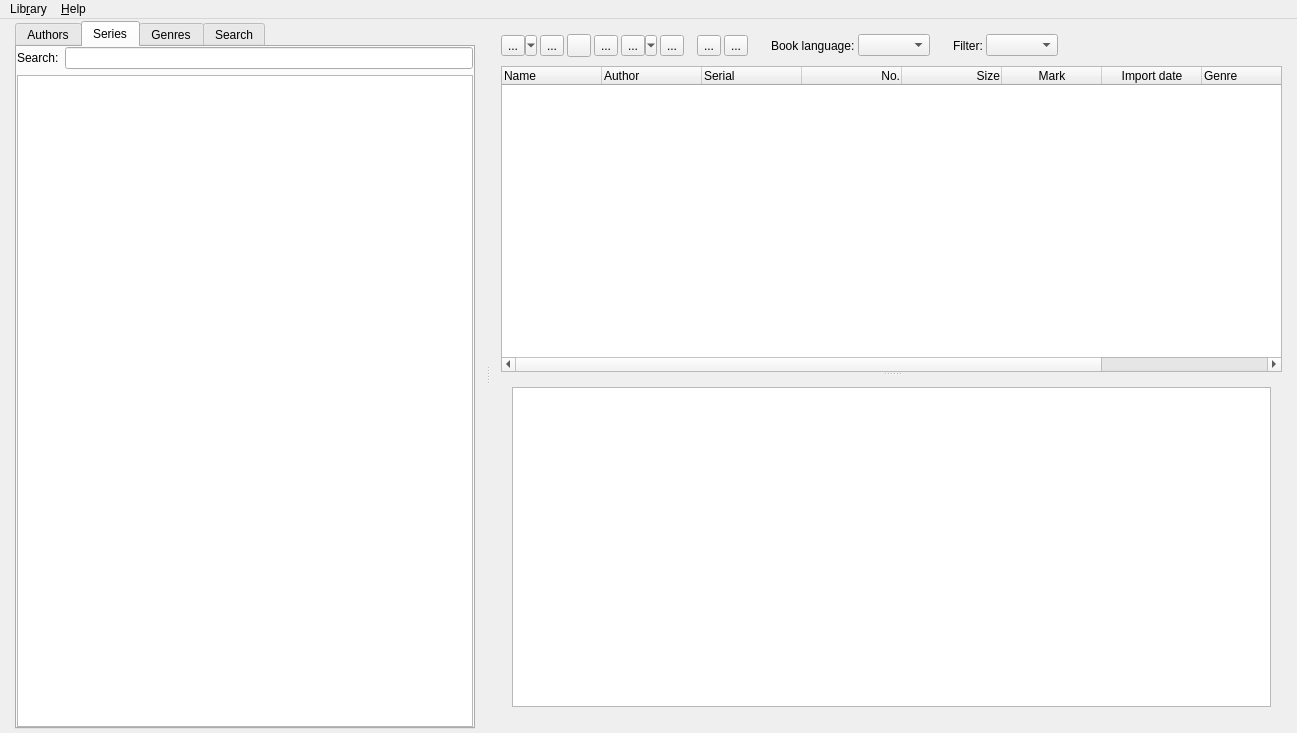
<?xml version="1.0" encoding="UTF-8"?>
<ui version="4.0">
 <class>MainWindow</class>
 <widget class="QMainWindow" name="MainWindow">
  <property name="geometry">
   <rect>
    <x>0</x>
    <y>0</y>
    <width>1297</width>
    <height>733</height>
   </rect>
  </property>
  <property name="minimumSize">
   <size>
    <width>800</width>
    <height>400</height>
   </size>
  </property>
  <property name="acceptDrops">
   <bool>true</bool>
  </property>
  <property name="windowTitle">
   <string notr="true">freeLib</string>
  </property>
  <widget class="QWidget" name="centralWidget">
   <layout class="QVBoxLayout" name="verticalLayout_12">
    <property name="spacing">
     <number>3</number>
    </property>
    <property name="leftMargin">
     <number>4</number>
    </property>
    <property name="topMargin">
     <number>0</number>
    </property>
    <property name="rightMargin">
     <number>4</number>
    </property>
    <property name="bottomMargin">
     <number>4</number>
    </property>
    <item>
     <widget class="QSplitter" name="splitterH">
      <property name="orientation">
       <enum>Qt::Orientation::Horizontal</enum>
      </property>
      <widget class="QWidget" name="verticalLayoutWidget">
       <layout class="QVBoxLayout" name="verticalLayout_2">
        <property name="spacing">
         <number>6</number>
        </property>
        <property name="topMargin">
         <number>2</number>
        </property>
        <property name="bottomMargin">
         <number>0</number>
        </property>
        <item>
         <widget class="QTabWidget" name="tabWidget">
          <property name="minimumSize">
           <size>
            <width>350</width>
            <height>0</height>
           </size>
          </property>
          <property name="maximumSize">
           <size>
            <width>16777215</width>
            <height>16777215</height>
           </size>
          </property>
          <property name="currentIndex">
           <number>1</number>
          </property>
          <widget class="QWidget" name="tabWidgetPage1">
           <attribute name="title">
            <string>Authors</string>
           </attribute>
           <layout class="QVBoxLayout" name="verticalLayout">
            <property name="spacing">
             <number>4</number>
            </property>
            <property name="leftMargin">
             <number>0</number>
            </property>
            <property name="topMargin">
             <number>0</number>
            </property>
            <property name="rightMargin">
             <number>0</number>
            </property>
            <property name="bottomMargin">
             <number>0</number>
            </property>
            <item>
             <layout class="QHBoxLayout" name="horizontalLayout">
              <item>
               <widget class="QLabel" name="label_12">
                <property name="text">
                 <string>Search:</string>
                </property>
               </widget>
              </item>
              <item>
               <widget class="QLineEdit" name="searchAuthor">
                <property name="clearButtonEnabled">
                 <bool>true</bool>
                </property>
               </widget>
              </item>
             </layout>
            </item>
            <item>
             <widget class="QListWidget" name="AuthorList">
              <property name="horizontalScrollBarPolicy">
               <enum>Qt::ScrollBarPolicy::ScrollBarAlwaysOff</enum>
              </property>
              <property name="editTriggers">
               <set>QAbstractItemView::EditTrigger::NoEditTriggers</set>
              </property>
              <property name="sortingEnabled">
               <bool>false</bool>
              </property>
             </widget>
            </item>
           </layout>
          </widget>
          <widget class="QWidget" name="tabWidgetPage2">
           <attribute name="title">
            <string>Series</string>
           </attribute>
           <layout class="QVBoxLayout" name="verticalLayout_6">
            <property name="leftMargin">
             <number>0</number>
            </property>
            <property name="topMargin">
             <number>0</number>
            </property>
            <property name="rightMargin">
             <number>0</number>
            </property>
            <property name="bottomMargin">
             <number>0</number>
            </property>
            <item>
             <layout class="QHBoxLayout" name="horizontalLayout_5">
              <item>
               <widget class="QLabel" name="label_14">
                <property name="text">
                 <string>Search:</string>
                </property>
               </widget>
              </item>
              <item>
               <widget class="QLineEdit" name="searchSeries"/>
              </item>
             </layout>
            </item>
            <item>
             <widget class="QListWidget" name="SeriaList">
              <property name="horizontalScrollBarPolicy">
               <enum>Qt::ScrollBarPolicy::ScrollBarAlwaysOff</enum>
              </property>
              <property name="editTriggers">
               <set>QAbstractItemView::EditTrigger::NoEditTriggers</set>
              </property>
              <property name="sortingEnabled">
               <bool>false</bool>
              </property>
             </widget>
            </item>
           </layout>
          </widget>
          <widget class="QWidget" name="tabWidgetPage3">
           <attribute name="title">
            <string>Genres</string>
           </attribute>
           <layout class="QVBoxLayout" name="verticalLayout_7">
            <property name="leftMargin">
             <number>0</number>
            </property>
            <property name="topMargin">
             <number>0</number>
            </property>
            <property name="rightMargin">
             <number>0</number>
            </property>
            <property name="bottomMargin">
             <number>0</number>
            </property>
            <item>
             <widget class="QTreeWidget" name="GenreList">
              <property name="focusPolicy">
               <enum>Qt::FocusPolicy::WheelFocus</enum>
              </property>
              <property name="horizontalScrollBarPolicy">
               <enum>Qt::ScrollBarPolicy::ScrollBarAlwaysOff</enum>
              </property>
              <property name="editTriggers">
               <set>QAbstractItemView::EditTrigger::NoEditTriggers</set>
              </property>
              <property name="headerHidden">
               <bool>true</bool>
              </property>
              <property name="columnCount">
               <number>1</number>
              </property>
              <column>
               <property name="text">
                <string notr="true">1</string>
               </property>
              </column>
             </widget>
            </item>
           </layout>
          </widget>
          <widget class="QWidget" name="tabWidgetPage4">
           <attribute name="title">
            <string>Search</string>
           </attribute>
           <layout class="QVBoxLayout" name="verticalLayout_8">
            <property name="spacing">
             <number>0</number>
            </property>
            <property name="leftMargin">
             <number>0</number>
            </property>
            <property name="topMargin">
             <number>0</number>
            </property>
            <property name="rightMargin">
             <number>0</number>
            </property>
            <property name="bottomMargin">
             <number>0</number>
            </property>
            <item>
             <widget class="QFrame" name="frame_5">
              <property name="frameShape">
               <enum>QFrame::Shape::NoFrame</enum>
              </property>
              <property name="frameShadow">
               <enum>QFrame::Shadow::Raised</enum>
              </property>
              <layout class="QVBoxLayout" name="verticalLayout_5">
               <item>
                <widget class="QLabel" name="label_2">
                 <property name="text">
                  <string>Title:</string>
                 </property>
                </widget>
               </item>
               <item>
                <widget class="QLineEdit" name="s_name"/>
               </item>
               <item>
                <widget class="QLabel" name="label_3">
                 <property name="text">
                  <string>Author:</string>
                 </property>
                </widget>
               </item>
               <item>
                <widget class="QLineEdit" name="s_author"/>
               </item>
               <item>
                <widget class="QLabel" name="label_4">
                 <property name="text">
                  <string>Genre:</string>
                 </property>
                </widget>
               </item>
               <item>
                <widget class="QComboBox" name="s_genre">
                 <property name="maxVisibleItems">
                  <number>15</number>
                 </property>
                </widget>
               </item>
               <item>
                <widget class="QLabel" name="label_5">
                 <property name="text">
                  <string>Series:</string>
                 </property>
                </widget>
               </item>
               <item>
                <widget class="QLineEdit" name="s_seria"/>
               </item>
               <item>
                <widget class="QLabel" name="label_6">
                 <property name="text">
                  <string>Import date:</string>
                 </property>
                </widget>
               </item>
               <item>
                <layout class="QHBoxLayout" name="horizontalLayout_6" stretch="0,1,0,1">
                 <property name="spacing">
                  <number>6</number>
                 </property>
                 <property name="topMargin">
                  <number>0</number>
                 </property>
                 <property name="rightMargin">
                  <number>0</number>
                 </property>
                 <item>
                  <widget class="QLabel" name="label_7">
                   <property name="text">
                    <string>from:</string>
                   </property>
                  </widget>
                 </item>
                 <item>
                  <widget class="QDateEdit" name="date_from">
                   <property name="maximumSize">
                    <size>
                     <width>16777215</width>
                     <height>16777215</height>
                    </size>
                   </property>
                   <property name="displayFormat">
                    <string>dd.MM.yyyy</string>
                   </property>
                   <property name="date">
                    <date>
                     <year>1900</year>
                     <month>1</month>
                     <day>1</day>
                    </date>
                   </property>
                  </widget>
                 </item>
                 <item>
                  <widget class="QLabel" name="label_8">
                   <property name="text">
                    <string>to:</string>
                   </property>
                  </widget>
                 </item>
                 <item>
                  <widget class="QDateEdit" name="date_to">
                   <property name="maximumSize">
                    <size>
                     <width>16777215</width>
                     <height>16777215</height>
                    </size>
                   </property>
                   <property name="displayFormat">
                    <string>dd.MM.yyyy</string>
                   </property>
                   <property name="date">
                    <date>
                     <year>1900</year>
                     <month>1</month>
                     <day>1</day>
                    </date>
                   </property>
                  </widget>
                 </item>
                </layout>
               </item>
               <item>
                <widget class="QLabel" name="label_10">
                 <property name="text">
                  <string>Language:</string>
                 </property>
                </widget>
               </item>
               <item>
                <widget class="QComboBox" name="findLanguage"/>
               </item>
               <item>
                <widget class="QLabel" name="label_13">
                 <property name="text">
                  <string>Maximum number of books:</string>
                 </property>
                </widget>
               </item>
               <item>
                <widget class="QSpinBox" name="maxBooks">
                 <property name="minimum">
                  <number>0</number>
                 </property>
                 <property name="maximum">
                  <number>10000000</number>
                 </property>
                 <property name="singleStep">
                  <number>1000</number>
                 </property>
                 <property name="value">
                  <number>1000</number>
                 </property>
                </widget>
               </item>
               <item>
                <layout class="QHBoxLayout" name="horizontalLayout_7">
                 <property name="spacing">
                  <number>6</number>
                 </property>
                 <item>
                  <spacer name="horizontalSpacer_5">
                   <property name="orientation">
                    <enum>Qt::Orientation::Horizontal</enum>
                   </property>
                   <property name="sizeHint" stdset="0">
                    <size>
                     <width>40</width>
                     <height>20</height>
                    </size>
                   </property>
                  </spacer>
                 </item>
                 <item>
                  <widget class="QPushButton" name="do_search">
                   <property name="text">
                    <string>Find</string>
                   </property>
                  </widget>
                 </item>
                </layout>
               </item>
               <item>
                <widget class="QLabel" name="label_11">
                 <property name="text">
                  <string>Books found</string>
                 </property>
                </widget>
               </item>
               <item>
                <widget class="QLabel" name="find_books">
                 <property name="font">
                  <font>
                   <pointsize>26</pointsize>
                   <bold>true</bold>
                  </font>
                 </property>
                 <property name="text">
                  <string notr="true">0</string>
                 </property>
                 <property name="alignment">
                  <set>Qt::AlignmentFlag::AlignRight|Qt::AlignmentFlag::AlignTrailing|Qt::AlignmentFlag::AlignVCenter</set>
                 </property>
                </widget>
               </item>
               <item>
                <spacer name="verticalSpacer">
                 <property name="orientation">
                  <enum>Qt::Orientation::Vertical</enum>
                 </property>
                 <property name="sizeHint" stdset="0">
                  <size>
                   <width>20</width>
                   <height>40</height>
                  </size>
                 </property>
                </spacer>
               </item>
              </layout>
             </widget>
            </item>
           </layout>
          </widget>
         </widget>
        </item>
       </layout>
      </widget>
      <widget class="QWidget" name="verticalLayoutWidget_2">
       <layout class="QVBoxLayout" name="verticalLayout_4" stretch="0,0,0">
        <property name="spacing">
         <number>0</number>
        </property>
        <item>
         <widget class="QFrame" name="frame_4">
          <property name="minimumSize">
           <size>
            <width>0</width>
            <height>0</height>
           </size>
          </property>
          <property name="toolTip">
           <string>List view</string>
          </property>
          <property name="frameShape">
           <enum>QFrame::Shape::NoFrame</enum>
          </property>
          <property name="frameShadow">
           <enum>QFrame::Shadow::Raised</enum>
          </property>
          <layout class="QHBoxLayout" name="horizontalLayout_2" stretch="0,0,0,0,0,0,0,0,0,0,0,0,0,0,0,0,0">
           <property name="spacing">
            <number>3</number>
           </property>
           <property name="leftMargin">
            <number>0</number>
           </property>
           <property name="topMargin">
            <number>4</number>
           </property>
           <property name="rightMargin">
            <number>0</number>
           </property>
           <property name="bottomMargin">
            <number>8</number>
           </property>
           <item>
            <widget class="QToolButton" name="btnExport">
             <property name="toolTip">
              <string>Send to device</string>
             </property>
             <property name="text">
              <string notr="true">...</string>
             </property>
             <property name="popupMode">
              <enum>QToolButton::ToolButtonPopupMode::MenuButtonPopup</enum>
             </property>
             <property name="toolButtonStyle">
              <enum>Qt::ToolButtonStyle::ToolButtonIconOnly</enum>
             </property>
            </widget>
           </item>
           <item>
            <widget class="QToolButton" name="btnOpenBook">
             <property name="toolTip">
              <string>Open book</string>
             </property>
             <property name="text">
              <string notr="true">...</string>
             </property>
            </widget>
           </item>
           <item>
            <widget class="QToolButton" name="btnEdit">
             <property name="toolTip">
              <string>Edit matadata</string>
             </property>
             <property name="icon">
              <iconset theme="document-edit"/>
             </property>
            </widget>
           </item>
           <item>
            <widget class="QToolButton" name="btnCheck">
             <property name="toolTip">
              <string>Select/unselect books</string>
             </property>
             <property name="text">
              <string notr="true">...</string>
             </property>
             <property name="icon">
              <iconset theme="checkbox"/>
             </property>
            </widget>
           </item>
           <item>
            <widget class="QToolButton" name="btnLibrary">
             <property name="toolTip">
              <string>Libraries</string>
             </property>
             <property name="text">
              <string notr="true">...</string>
             </property>
             <property name="popupMode">
              <enum>QToolButton::ToolButtonPopupMode::MenuButtonPopup</enum>
             </property>
            </widget>
           </item>
           <item>
            <widget class="QToolButton" name="btnOption">
             <property name="toolTip">
              <string>Options</string>
             </property>
             <property name="text">
              <string notr="true">...</string>
             </property>
             <property name="icon">
              <iconset theme="settings-configure"/>
             </property>
            </widget>
           </item>
           <item>
            <spacer name="horizontalSpacer">
             <property name="orientation">
              <enum>Qt::Orientation::Horizontal</enum>
             </property>
             <property name="sizeType">
              <enum>QSizePolicy::Policy::Maximum</enum>
             </property>
             <property name="sizeHint" stdset="0">
              <size>
               <width>10</width>
               <height>20</height>
              </size>
             </property>
            </spacer>
           </item>
           <item>
            <widget class="QToolButton" name="btnTreeView">
             <property name="toolTip">
              <string>Tree view</string>
             </property>
             <property name="text">
              <string>...</string>
             </property>
             <property name="icon">
              <iconset theme="view-list-tree"/>
             </property>
             <property name="checkable">
              <bool>true</bool>
             </property>
             <property name="checked">
              <bool>false</bool>
             </property>
             <property name="toolButtonStyle">
              <enum>Qt::ToolButtonStyle::ToolButtonIconOnly</enum>
             </property>
            </widget>
           </item>
           <item>
            <widget class="QToolButton" name="btnListView">
             <property name="toolTip">
              <string>List view</string>
             </property>
             <property name="text">
              <string>...</string>
             </property>
             <property name="icon">
              <iconset theme="view-list-details"/>
             </property>
             <property name="checkable">
              <bool>true</bool>
             </property>
            </widget>
           </item>
           <item>
            <spacer name="horizontalSpacer_8">
             <property name="orientation">
              <enum>Qt::Orientation::Horizontal</enum>
             </property>
             <property name="sizeType">
              <enum>QSizePolicy::Policy::Fixed</enum>
             </property>
             <property name="sizeHint" stdset="0">
              <size>
               <width>20</width>
               <height>20</height>
              </size>
             </property>
            </spacer>
           </item>
           <item>
            <widget class="QLabel" name="label_9">
             <property name="text">
              <string>Book language:</string>
             </property>
            </widget>
           </item>
           <item>
            <widget class="QComboBox" name="language">
             <property name="sizePolicy">
              <sizepolicy hsizetype="Preferred" vsizetype="Fixed">
               <horstretch>0</horstretch>
               <verstretch>1</verstretch>
              </sizepolicy>
             </property>
             <property name="maxVisibleItems">
              <number>20</number>
             </property>
             <property name="insertPolicy">
              <enum>QComboBox::InsertPolicy::NoInsert</enum>
             </property>
             <property name="sizeAdjustPolicy">
              <enum>QComboBox::SizeAdjustPolicy::AdjustToContents</enum>
             </property>
            </widget>
           </item>
           <item>
            <spacer name="horizontalSpacer_9">
             <property name="orientation">
              <enum>Qt::Orientation::Horizontal</enum>
             </property>
             <property name="sizeType">
              <enum>QSizePolicy::Policy::Fixed</enum>
             </property>
             <property name="sizeHint" stdset="0">
              <size>
               <width>20</width>
               <height>20</height>
              </size>
             </property>
            </spacer>
           </item>
           <item>
            <widget class="QLabel" name="tag_label">
             <property name="text">
              <string>Filter:</string>
             </property>
            </widget>
           </item>
           <item>
            <layout class="QHBoxLayout" name="TagLayout">
             <property name="spacing">
              <number>1</number>
             </property>
            </layout>
           </item>
           <item>
            <widget class="QComboBox" name="TagFilter">
             <property name="insertPolicy">
              <enum>QComboBox::InsertPolicy::NoInsert</enum>
             </property>
             <property name="sizeAdjustPolicy">
              <enum>QComboBox::SizeAdjustPolicy::AdjustToContents</enum>
             </property>
            </widget>
           </item>
           <item>
            <spacer name="horizontalSpacer_3">
             <property name="orientation">
              <enum>Qt::Orientation::Horizontal</enum>
             </property>
             <property name="sizeHint" stdset="0">
              <size>
               <width>40</width>
               <height>20</height>
              </size>
             </property>
            </spacer>
           </item>
          </layout>
         </widget>
        </item>
        <item>
         <widget class="QFrame" name="frame_3">
          <property name="enabled">
           <bool>true</bool>
          </property>
          <layout class="QVBoxLayout" name="verticalLayout_9">
           <property name="spacing">
            <number>0</number>
           </property>
           <property name="leftMargin">
            <number>0</number>
           </property>
           <property name="topMargin">
            <number>0</number>
           </property>
           <property name="rightMargin">
            <number>0</number>
           </property>
           <property name="bottomMargin">
            <number>1</number>
           </property>
           <item>
            <widget class="QFrame" name="abc">
             <property name="frameShape">
              <enum>QFrame::Shape::NoFrame</enum>
             </property>
             <property name="frameShadow">
              <enum>QFrame::Shadow::Raised</enum>
             </property>
            </widget>
           </item>
          </layout>
         </widget>
        </item>
        <item>
         <widget class="QFrame" name="frame_2">
          <property name="frameShape">
           <enum>QFrame::Shape::NoFrame</enum>
          </property>
          <property name="frameShadow">
           <enum>QFrame::Shadow::Sunken</enum>
          </property>
          <layout class="QVBoxLayout" name="verticalLayout_3">
           <property name="leftMargin">
            <number>0</number>
           </property>
           <property name="topMargin">
            <number>0</number>
           </property>
           <property name="rightMargin">
            <number>0</number>
           </property>
           <property name="bottomMargin">
            <number>0</number>
           </property>
           <item>
            <widget class="QSplitter" name="splitterV">
             <property name="orientation">
              <enum>Qt::Orientation::Vertical</enum>
             </property>
             <widget class="QTreeWidget" name="Books">
              <property name="styleSheet">
               <string notr="true"/>
              </property>
              <property name="frameShape">
               <enum>QFrame::Shape::StyledPanel</enum>
              </property>
              <property name="editTriggers">
               <set>QAbstractItemView::EditTrigger::NoEditTriggers</set>
              </property>
              <property name="alternatingRowColors">
               <bool>true</bool>
              </property>
              <property name="selectionBehavior">
               <enum>QAbstractItemView::SelectionBehavior::SelectRows</enum>
              </property>
              <property name="indentation">
               <number>15</number>
              </property>
              <property name="rootIsDecorated">
               <bool>true</bool>
              </property>
              <property name="uniformRowHeights">
               <bool>true</bool>
              </property>
              <property name="sortingEnabled">
               <bool>true</bool>
              </property>
              <property name="animated">
               <bool>true</bool>
              </property>
              <attribute name="headerShowSortIndicator" stdset="0">
               <bool>false</bool>
              </attribute>
              <column>
               <property name="text">
                <string>Name</string>
               </property>
              </column>
              <column>
               <property name="text">
                <string>Author</string>
               </property>
              </column>
              <column>
               <property name="text">
                <string>Serial</string>
               </property>
              </column>
              <column>
               <property name="text">
                <string>No.</string>
               </property>
               <property name="textAlignment">
                <set>AlignTrailing|AlignVCenter</set>
               </property>
              </column>
              <column>
               <property name="text">
                <string>Size</string>
               </property>
               <property name="textAlignment">
                <set>AlignTrailing|AlignVCenter</set>
               </property>
              </column>
              <column>
               <property name="text">
                <string>Mark</string>
               </property>
               <property name="textAlignment">
                <set>AlignCenter</set>
               </property>
              </column>
              <column>
               <property name="text">
                <string>Import date</string>
               </property>
               <property name="textAlignment">
                <set>AlignCenter</set>
               </property>
              </column>
              <column>
               <property name="text">
                <string>Genre</string>
               </property>
              </column>
              <column>
               <property name="text">
                <string>Language</string>
               </property>
               <property name="textAlignment">
                <set>AlignCenter</set>
               </property>
              </column>
              <column>
               <property name="text">
                <string>Format</string>
               </property>
               <property name="textAlignment">
                <set>AlignCenter</set>
               </property>
              </column>
             </widget>
             <widget class="QWidget" name="horizontalLayoutWidget">
              <layout class="QHBoxLayout" name="horizontalLayout_3">
               <property name="spacing">
                <number>6</number>
               </property>
               <item>
                <widget class="QTextBrowser" name="Review">
                 <property name="openLinks">
                  <bool>false</bool>
                 </property>
                </widget>
               </item>
              </layout>
             </widget>
            </widget>
           </item>
          </layout>
         </widget>
        </item>
       </layout>
      </widget>
     </widget>
    </item>
   </layout>
  </widget>
  <widget class="QMenuBar" name="menuBar">
   <property name="geometry">
    <rect>
     <x>0</x>
     <y>0</y>
     <width>1297</width>
     <height>23</height>
    </rect>
   </property>
   <widget class="QMenu" name="menuHelp">
    <property name="title">
     <string>&amp;Help</string>
    </property>
    <addaction name="actionAbout"/>
    <addaction name="actionHelp"/>
    <addaction name="separator"/>
   </widget>
   <widget class="QMenu" name="menu">
    <property name="title">
     <string>Lib&amp;rary</string>
    </property>
    <addaction name="actionLibraries"/>
    <addaction name="actionAddLibrary"/>
    <addaction name="actionStatistics"/>
    <addaction name="actionCheck_uncheck"/>
    <addaction name="actionAddBooks"/>
    <addaction name="separator"/>
    <addaction name="separator"/>
    <addaction name="actionPreference"/>
    <addaction name="separator"/>
    <addaction name="actionMinimize_window"/>
    <addaction name="actionExit"/>
   </widget>
   <addaction name="menu"/>
   <addaction name="menuHelp"/>
  </widget>
  <action name="actionAddLibrary">
   <property name="text">
    <string>&amp;Add/Edit library</string>
   </property>
   <property name="shortcut">
    <string notr="true">Ctrl+L</string>
   </property>
  </action>
  <action name="actionPreference">
   <property name="text">
    <string>&amp;Preferences</string>
   </property>
   <property name="menuRole">
    <enum>QAction::MenuRole::PreferencesRole</enum>
   </property>
  </action>
  <action name="actionAbout">
   <property name="text">
    <string>&amp;About</string>
   </property>
   <property name="menuRole">
    <enum>QAction::MenuRole::AboutRole</enum>
   </property>
  </action>
  <action name="actionHelp">
   <property name="text">
    <string>&amp;Help</string>
   </property>
   <property name="shortcut">
    <string notr="true">F1</string>
   </property>
  </action>
  <action name="actionMove_to_author">
   <property name="enabled">
    <bool>false</bool>
   </property>
   <property name="text">
    <string>Move to author</string>
   </property>
  </action>
  <action name="actionExit">
   <property name="text">
    <string>&amp;Quit</string>
   </property>
   <property name="menuRole">
    <enum>QAction::MenuRole::QuitRole</enum>
   </property>
  </action>
  <action name="actionLibraries">
   <property name="text">
    <string>&amp;Libraries</string>
   </property>
  </action>
  <action name="actionMove_to_series">
   <property name="enabled">
    <bool>false</bool>
   </property>
   <property name="text">
    <string>Move to series</string>
   </property>
  </action>
  <action name="actionCheck_uncheck">
   <property name="text">
    <string>&amp;Check/uncheck books</string>
   </property>
   <property name="shortcut">
    <string notr="true">Ctrl+A</string>
   </property>
  </action>
  <action name="actionMinimize_window">
   <property name="text">
    <string>&amp;Minimize window</string>
   </property>
   <property name="shortcut">
    <string notr="true">Ctrl+W</string>
   </property>
  </action>
  <action name="actionStatistics">
   <property name="text">
    <string>&amp;Statistics</string>
   </property>
  </action>
  <action name="actionAddBooks">
   <property name="text">
    <string>Add &amp;books…</string>
   </property>
  </action>
 </widget>
 <layoutdefault spacing="6" margin="11"/>
 <resources/>
 <connections/>
</ui>
